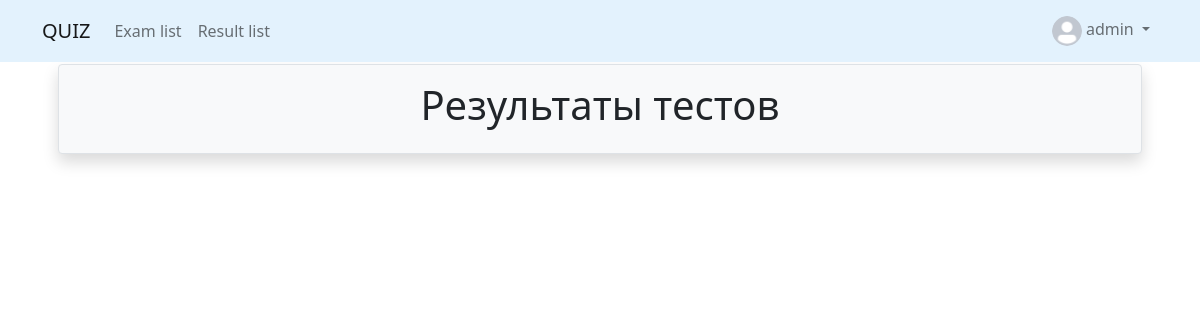
The app's page /quizzes/results/ (signed in), older data.
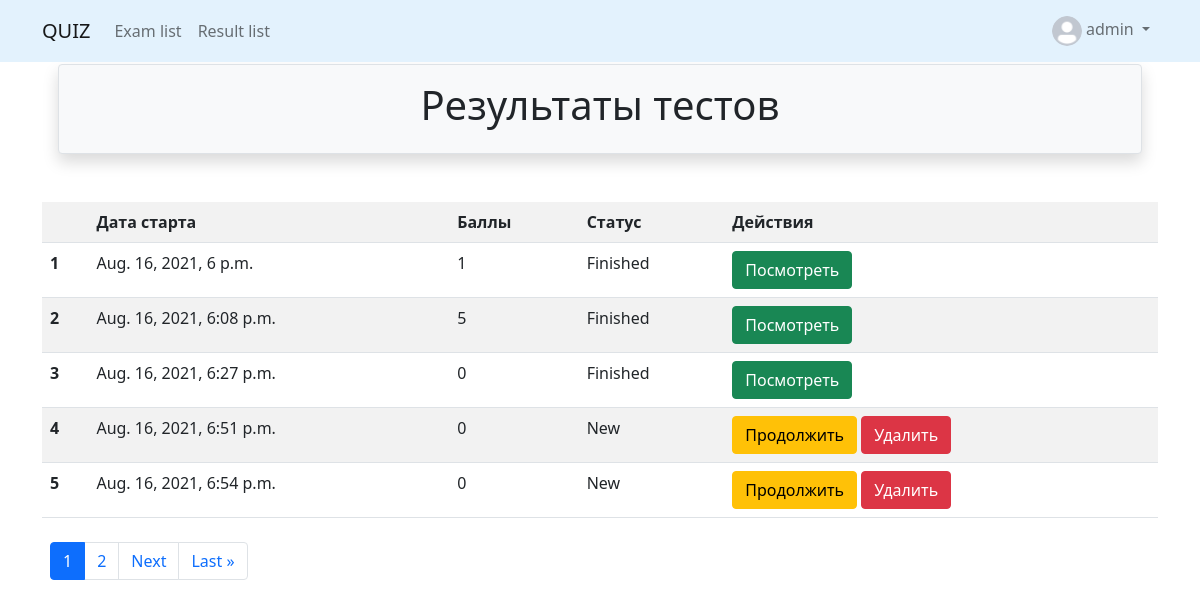
The same page, newer data.
### accounts/models.py (models this page shows, shortened)
class CustomUser(AbstractUser):
    is_activated = models.BooleanField(default=True, db_index=True)
    avatar = models.ImageField(upload_to='profile/', default='default.png')
    birthday = models.DateField(null=True, blank=True)
    city = models.CharField(max_length=50, null=True, blank=True)
    raiting = models.IntegerField(default=0)
    class Meta(AbstractUser.Meta):
        pass

### quiz/models.py (models this page shows, shortened)
class Result(BaseModel):
    class STATE(models.IntegerChoices):
        NEW = 0, "New"
        FINISHED = 1, "Finished"
    user = models.ForeignKey(get_user_model(), related_name='results', on_delete=models.CASCADE)
    exam = models.ForeignKey(Exam, related_name='results', on_delete=models.CASCADE)
    state = models.PositiveSmallIntegerField(default=STATE.NEW, choices=STATE.choices)
    uuid = models.UUIDField(default=generate_uuid, db_index=True, unique=True)
    current_order_number = models.PositiveSmallIntegerField(null=True)
    num_correct_answers = models.PositiveSmallIntegerField(default=0)
    num_incorrect_answers = models.PositiveSmallIntegerField(default=0)
    def balls(self):
        ball = self.num_correct_answers - self.num_incorrect_answers
        if ball > 0:
            ball = ball
        else: ball = 0
        return  ball

### quiz/views.py (the view)
# urls.py: path('results/', ExamResultListView.as_view(), name='result_list'),
class ExamResultListView(LoginRequiredMixin, ListView):
    model = Result
    template_name = 'results/list.html'
    context_object_name = 'results'
    paginate_by = 5
    def get_queryset(self):
        user = self.request.user
        return Result.objects.filter(user=user)

### quiz/templates/results/list.html (shortened to what this page needs)
{% extends 'base.html' %}
{% block header %}
    Результаты тестов
{% endblock %}
{% block content %}
    <div class="container">
        <div class="row">
        {% if results %}
        <table class="table table-striped table-hover">
            <tr>
                <th></th>
                <th>Дата старта</th>
                <th>Баллы</th>
                <th>Статус</th>
                <th>Действия</th>
            </tr>
            {% for result in results %}
            <tr>
                <td><b>{{ forloop.counter0|add:page_obj.start_index }}</b></td>
                <td>{{ result.create_timestamp }}</td>
                <td>{{ result.balls }}</td>
                <td>{{ result.get_state_display }}</td>
                <td>
                    {% if result.state == result.STATE.NEW %}
                        <a class="btn btn-warning" href="{% url 'quizzes:result_update' result.exam.uuid result.uuid %}">
                            Продолжить</a>
                        <a class="btn btn-danger" href="{% url 'quizzes:result_delete' result.exam.uuid result.uuid %}">
                    Удалить</a>
                    {% else %}
                        <a class="btn btn-success" href="{% url 'quizzes:result_details' result.exam.uuid result.uuid  %}">
                            Посмотреть
                        </a>
                    {% endif %}
                </td>
            </tr>
            {% endfor %}
        </table>
        {% if is_paginated %}
        <div class="p-1 m-1">
            {% include 'includes/pagination.html' %}
        </div>
        {% endif %}
        {% endif %}
            </div>
    </div>
{% endblock %}

### templates/base.html (shortened to what this page needs)
<!DOCTYPE html>
<html lang="en">
<head>
    <link href="https://cdn.jsdelivr.net/npm/bootstrap@5.0.1/dist/css/bootstrap.min.css"
          rel="stylesheet"
>
    <link rel="stylesheet"
          href="https://cdn.jsdelivr.net/npm/bootstrap-icons@1.5.0/font/bootstrap-icons.css">
</head>
<body>
  {% include 'includes/nav_bar.html' %}
  <div class="container mt-4 pt-4">
    <div class="border rounded text-center p-3 m-3 mb-5 bg-light shadow">
      <h1>{% block header %}Welcome to Quiz!!!{% endblock %}</h1>
    </div>
    {% block content %}{% endblock %}
  </div>
</body>
</html>

### templates/includes/nav_bar.html (shortened to what this page needs)
{% load static %}
<nav class="navbar navbar-light fixed-top navbar-expand-lg font-weight-bold" style="background-color: #e3f2fd;">
  <div class="container">
    <a class="navbar-brand" href="{% url 'index' %}">QUIZ</a>
    <div class="collapse navbar-collapse" id="navbarSupportedContent">
      <ul class="navbar-nav me-auto mb-2 mb-lg-0">
          <li class="nav-item">
              <a class="nav-link" href="{% url 'quizzes:list' %}">Exam list</a>
          </li>
          <li class="nav-item">
              <a class="nav-link" href="{% url 'quizzes:result_list' %}">Result list</a>
          </li>
      </ul>
      <ul class="navbar-nav">
        <li class="nav-item dropdown">
          <a class="nav-link dropdown-toggle" href="#" id="navbarDropdown3" role="button" data-bs-toggle="dropdown" aria-expanded="false">
            {% if user.is_authenticated %}
              <img class="rounded-circle" width="30" height="30" src="{{ user.avatar.url }}" />
              {{ user.username }}
            {% else %}
              <img class="rounded-circle" width="30" height="30" src="{% static 'images/default.png' %}" />
              Кабинет
            {% endif %}
          </a>
        </li>
      </ul>
    </div>
  </div>
</nav>

### templates/includes/pagination.html (shortened to what this page needs)
<nav aria-label="Page navigation example">
  <ul class="pagination">
      {% for page_num in page_obj.paginator.page_range %}
        {% if page_num == page_obj.number %}
            <li class="page-item active"><a class="page-link" href="?page={{ page_num }}{% if get_params %}&{{ get_params }}{% endif %}">{{ page_num }}</a></li>
        {% elif page_num > page_obj.number|add:-3 and page_num < page_obj.number|add:3 %}
            <li class="page-item"><a class="page-link" href="?page={{ page_num }}{% if get_params %}&{{ get_params }}{% endif %}">{{ page_num }}</a></li>
        {% endif %}
      {% endfor %}
      {% if page_obj.has_next %}
        <li class="page-item"><a class="page-link" href="?page={{ page_obj.next_page_number }}{% if get_params %}&{{ get_params }}{% endif %}">Next</a></li>
        <li class="page-item"><a class="page-link" href="?page={{ page_obj.paginator.num_pages }}{% if get_params %}&{{ get_params }}{% endif %}">Last &raquo;</a></li>
      {% endif %}
  </ul>
</nav>

Row changes from the older to the newer data that the page shows:
added Result: create_timestamp "Aug. 16, 2021, 6 p.m.", balls "1", state "Finished", shows "Посмотреть"
added Result: create_timestamp "Aug. 16, 2021, 6:08 p.m.", balls "5", state "Finished", shows "Посмотреть"
added Result: create_timestamp "Aug. 16, 2021, 6:27 p.m.", balls "0", state "Finished", shows "Посмотреть"
added Result: create_timestamp "Aug. 16, 2021, 6:51 p.m.", balls "0", state "New", shows "Продолжить"
added Result: create_timestamp "Aug. 16, 2021, 6:54 p.m.", balls "0", state "New", shows "Продолжить"
Text that changed along with them:
text now shown: "Дата старта Баллы Статус Действия Next Last »"
new list line: "1"
new list line: "2"
